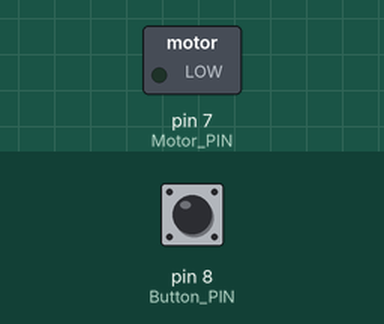
Bench run of a sketch on a simulated Arduino Uno, built with avr-gcc and run on an emulated ATmega328P. On the bench: switched loads named in the sketch (green lamp = pin HIGH). Inputs (shaded band) come from the test bench; at power-on: pin 8 (Button_PIN) LOW.

Above: at 1.2 s.
1.3 s: pin 8 (Button_PIN) pulled HIGH for 0.15 s
At 1.37 s:
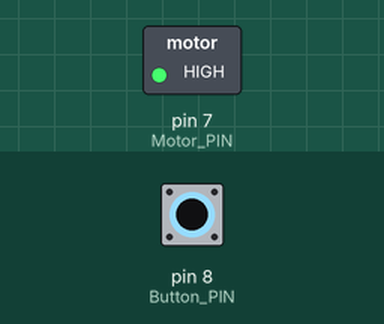
2.9 s: pin 8 (Button_PIN) pulled HIGH for 3.2 s
At 7.3 s:
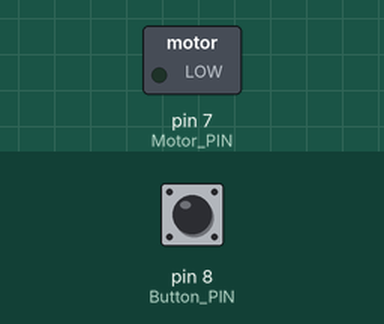
Timing chart, 0 to 8.8 s (numbered marks = the images above; inputs shaded):
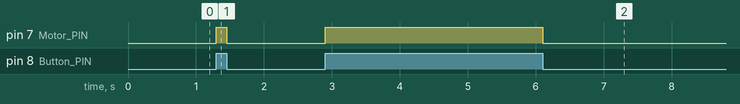

Measured:
- after the input at 1.3 s, pin 7 (Motor_PIN): LOW → HIGH at once, → LOW 0.15 s later
- after the input at 2.9 s, pin 7 (Motor_PIN): LOW → HIGH at once, → LOW 3.2 s later

The sketch:

app.ino
```cpp
const unsigned long WAIT_TIME = 1000;
bool motOn;
unsigned long countTime;
unsigned long lasTime;
unsigned long time;

//-------PINS------
const uint8_t Motor_PIN = 7;
const uint8_t Button_PIN = 8;

void setup()
{
   motOn = false;
   lasTime = millis();
   pinMode(Motor_PIN, OUTPUT);
}

void loop()
{
   // time = millis();
   // countTime += (time - lasTime);
   // lasTime = time;
   // if (countTime >= WAIT_TIME)
   // {
   //    motOn = !motOn;
   //    countTime -= WAIT_TIME;
   // }
   if (digitalRead(Button_PIN) == HIGH)
   {
      digitalWrite(Motor_PIN, HIGH);
   }
   else
   {
      digitalWrite(Motor_PIN, LOW);
   }
}
```
